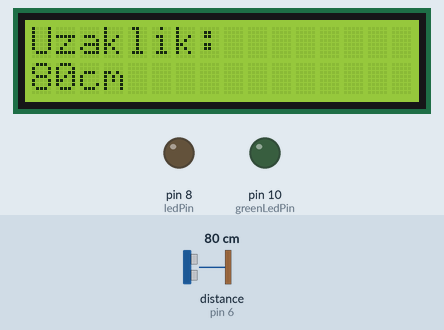
This sketch was run on a simulated Arduino Uno, built with avr-gcc and run on an emulated ATmega328P. Parts: 16×2 character LCD, output pins drawn as LEDs (lit = HIGH). Wiring (inferred from the names in the program): ultrasonic range finder: trigger pin 7; echo pin 6. The inputs (shaded band) are chosen by the test bench; at power-on: distance to the obstacle (sensor on pin 6) 80 cm. The echo pulse lasts 58.3 µs per cm; pins used as bus, display or sensor lines are not drawn.

Above: at 1.2 s.
1.3 s: distance to the obstacle (sensor on pin 6) set to 60 cm
4.3 s: distance to the obstacle (sensor on pin 6) set to 22 cm
At 5.2 s:
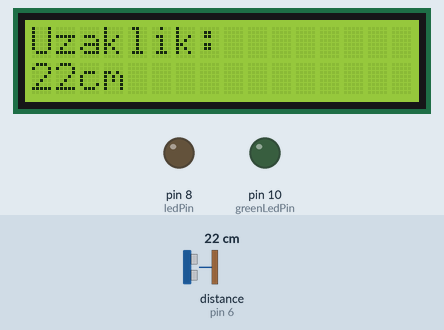
5.9 s: distance to the obstacle (sensor on pin 6) set to 17 cm
At 7.3 s:
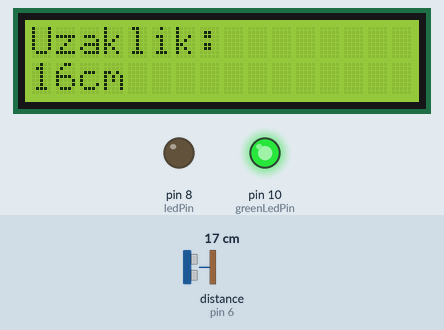
7.6 s: distance to the obstacle (sensor on pin 6) set to 120 cm
At 8.4 s:
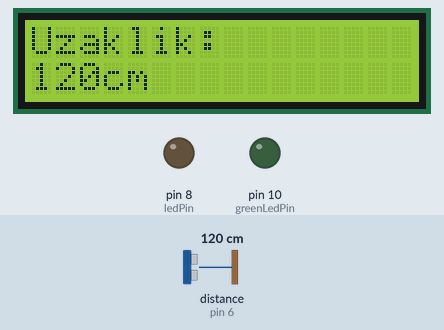
10.6 s: distance to the obstacle (sensor on pin 6) set to 23 cm
At 11.8 s:
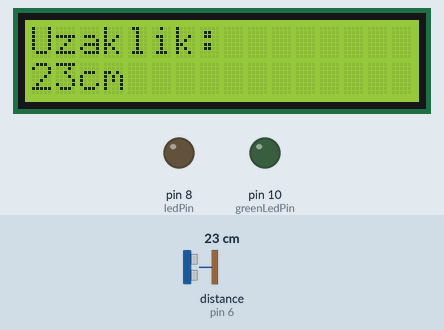
12.3 s: distance to the obstacle (sensor on pin 6) set to 18 cm
At 13.8 s:
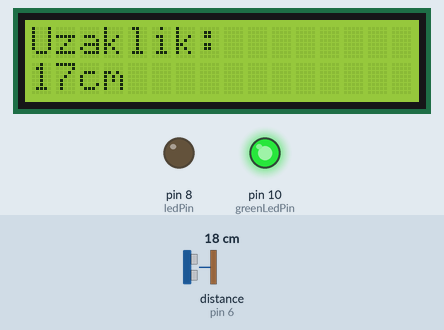
Timing chart, 0 to 15.0 s (numbered marks = the images above; inputs shaded):
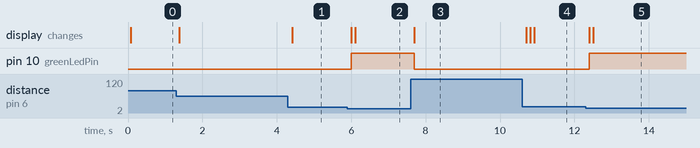

The sketch:

CarParkingSystem.ino
```cpp
#include <LiquidCrystal.h>                              //LCD kütüphanemizi başlatıyoruz.
int trigPin = 7;                                        //Ultrasonik sensör trig pini değişkeni
int echoPin = 6;                                        //Ultrasonik sensör echo pini değişkeni
int sure;                                               //Ses dalgasının gidip gelme süresi değişkeni
int uzaklik;                                            //Ölçülen uzaklık değeri değişkeni
int ledPin = 8;                                         // Kırmızı LED'in bağlı olduğu pin değişkeni
int greenLedPin = 10;                                    // Yeşil LED'in bağlı olduğu pin değişkeni
int rs = 12, en = 11, d4 = 5, d5 = 4, d6 = 3, d7 = 2;   //LCD'nin pin değişkenlerini tanımlıyoruz.
LiquidCrystal lcd(rs, en, d4, d5, d6, d7);              //LCD'nin pin bağlantılarını ayarlıyoruz.

void setup() {
  pinMode(trigPin, OUTPUT);                             //trig pinini OUTPUT olarak ayarlıyoruz.
  pinMode(echoPin, INPUT);                               //echo pinini INPUT olarak ayarlıyoruz.
  pinMode(ledPin, OUTPUT);                               // Kırmızı LED pinini OUTPUT olarak ayarlıyoruz.
  pinMode(greenLedPin, OUTPUT);                          // Yeşil LED pinini OUTPUT olarak ayarlıyoruz.
  lcd.begin(16, 2);                                      //LCD ekranımızın en-boy oranını ayarlıyoruz.
}

void loop() {
  digitalWrite(trigPin, LOW);                           //Ultrasonik sensör ile ölçüm sekansını başlatıyoruz.
  delayMicroseconds(5);
  digitalWrite(trigPin, HIGH);
  delayMicroseconds(10);
  digitalWrite(trigPin, LOW);
  sure = pulseIn(echoPin, HIGH, 11600);                 //Ses dalgasının gidip gelme süresini ölçüyoruz.
  uzaklik = sure * 0.0345 / 2;                           //Ölçülen süre ile uzaklık hesabı yapıyoruz.
  lcd.clear();                                           //LCD'deki eski yazılar temizlenir.
  lcd.setCursor(0, 0);                                   //LCD'nin 1. satır 1. sütunundan yazmaya başlıyoruz.
  lcd.print("Uzaklik:");
  lcd.setCursor(0, 1);                                   //LCD'nin 2. satır 1. sütunundan yazmaya başlıyoruz.
  lcd.print(uzaklik);                                    //Uzaklık değerini LCD'ye yazdırıyoruz.
  lcd.print("cm");

  if (uzaklik < 10 && uzaklik >0) {                                   // Eğer ölçülen uzaklık 10 cm'den küçükse
    digitalWrite(ledPin, HIGH);                          // Kırmızı LED'i yak.
    digitalWrite(greenLedPin, LOW);                      // Yeşil LED'i söndür.
  } else{
    digitalWrite(ledPin, LOW);
    if(uzaklik>15 && uzaklik<20){                                               // Aksi durumda
                            // Kırmızı LED'i söndür.
    digitalWrite(greenLedPin, HIGH);                     // Yeşil LED'i yak.
  }else
  digitalWrite(greenLedPin, LOW);
  }


  delay(100);                                            // Ölçüm aralığını belirliyoruz. Bu süre uzaklığı sık sık ölçmek için gerekli.
}
```

Measured:
- the behaviour switches between 20 and 19 cm on distance to the obstacle (sensor on pin 6) (found by bisection; images 1 and 2)
- the behaviour switches between 21 and 20 cm on distance to the obstacle (sensor on pin 6) (found by bisection; images 4 and 5)
- after the input at 4.3 s, the display: changes after 0.11 s (image 1)
- after the input at 5.9 s, pin 10 (greenLedPin): LOW → HIGH after 0.10 s; the display: first changes after 0.10 s (image 2 shows a later state)
- after the input at 7.6 s, pin 10 (greenLedPin): HIGH → LOW after 0.10 s; the display: changes after 0.10 s (image 3)
- after the input at 10.6 s, the display: changes after 0.11 s (image 4)
- after the input at 12.3 s, pin 10 (greenLedPin): LOW → HIGH after 0.11 s; the display: first changes after 0.11 s (image 5 shows a later state)
